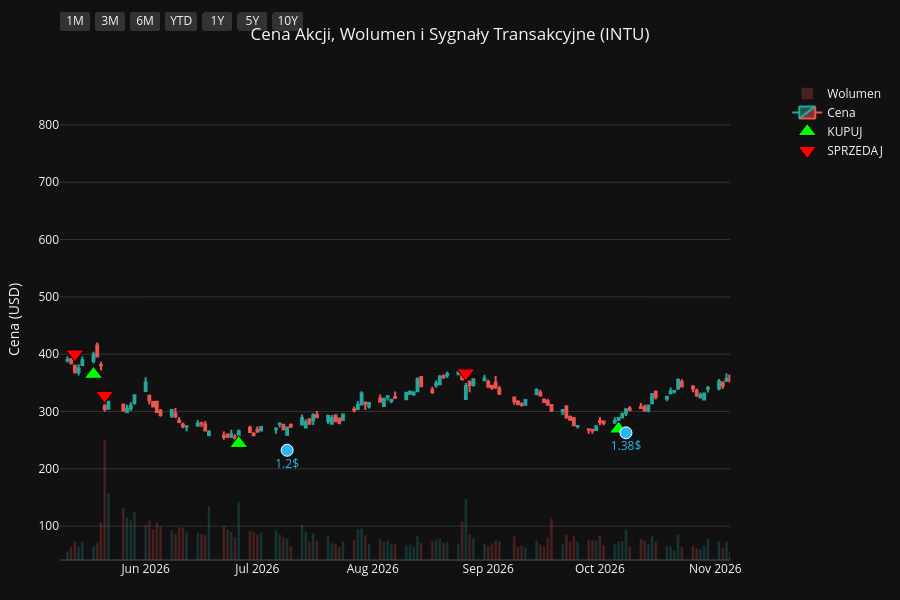
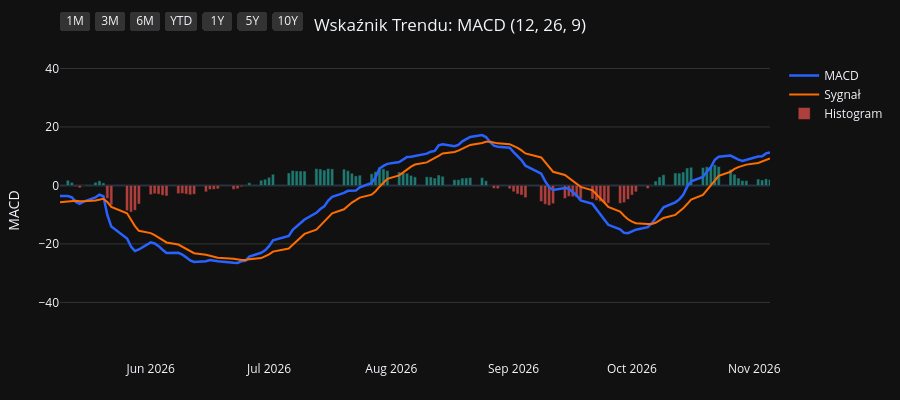
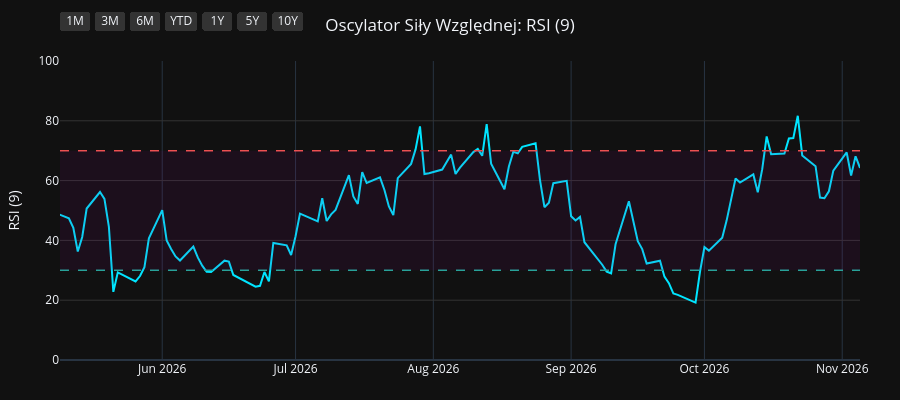
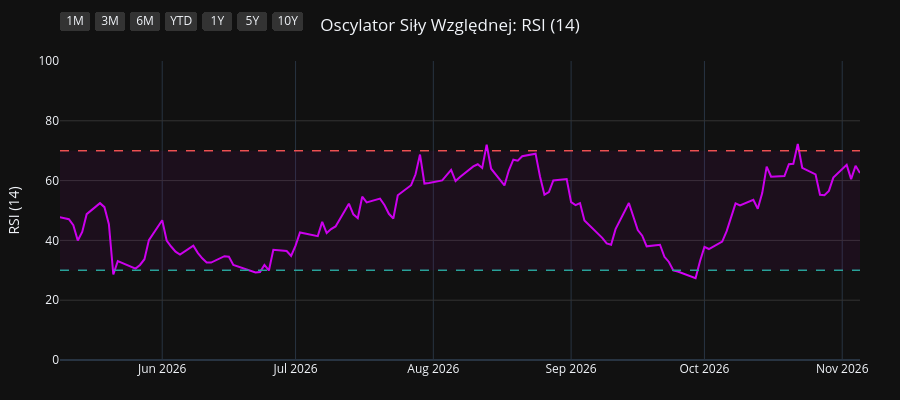

The code cell stored with these charts, in order, in its notebook:
### Code cell
import os
import yfinance as yf
import pandas as pd
import pandas_ta as ta
import plotly.graph_objects as go
from plotly.subplots import make_subplots

# 1. Pobranie i przygotowanie danych
symbol = os.environ.get("STOCK_TICKER", "").strip().upper()
if not symbol:
    raise RuntimeError("Set STOCK_TICKER before running price_extractor.ipynb")
df = yf.Ticker(symbol).history(period="10y")
df.index = df.index.tz_localize(None)

# Wskaźniki i sygnały
df.ta.macd(fast=12, slow=26, signal=9, append=True)
df.ta.rsi(length=9, append=True)
df.ta.rsi(length=14, append=True)
df.ta.rsi(length=21, append=True)
df.dropna(inplace=True)

macd = df['MACD_12_26_9']
signal = df['MACDs_12_26_9']
wczorajszy_macd = macd.shift(1)
wczorajszy_signal = signal.shift(1)

df['Decyzja'] = 'BRAK'
df.loc[(macd > signal) & (wczorajszy_macd <= wczorajszy_signal), 'Decyzja'] = 'KUPUJ'
df.loc[(macd < signal) & (wczorajszy_macd >= wczorajszy_signal), 'Decyzja'] = 'SPRZEDAJ'

df_kupuj = df[df['Decyzja'] == 'KUPUJ']
df_sprzedaj = df[df['Decyzja'] == 'SPRZEDAJ']
df_dywidendy = df[df['Dividends'] > 0]
df_splity = df[df['Stock Splits'] > 0]

# Wspólna konfiguracja osi X
konfiguracja_osi_x = dict(
    type="date",
    showspikes=True, spikemode="across", spikesnap="cursor", spikedash="dot", spikecolor="#ffffff", spikethickness=1, hoverformat="%Y-%m-%d",
    rangeselector=dict(
        buttons=list([
            dict(count=1, label="1M", step="month", stepmode="backward"),
            dict(count=3, label="3M", step="month", stepmode="backward"),
            dict(count=6, label="6M", step="month", stepmode="backward"),
            dict(count=1, label="YTD", step="year", stepmode="todate"),
            dict(count=1, label="1Y", step="year", stepmode="backward"),
            dict(count=5, label="5Y", step="year", stepmode="backward"),
            dict(step="all", label="10Y")
        ]),
        bgcolor="#333333", activecolor="#2962ff", x=0, y=1.1
    )
)

# ==========================================
# WYKRES 1: CENA + WOLUMEN + SYGNAŁY
# ==========================================
fig1 = make_subplots(specs=[[{"secondary_y": True}]])

kolory_wolumenu = ['#26a69a' if row['Close'] >= row['Open'] else '#ef5350' for index, row in df.iterrows()]
fig1.add_trace(go.Bar(x=df.index, y=df['Volume'], marker_color=kolory_wolumenu, opacity=0.25, name='Wolumen'), secondary_y=True)
fig1.add_trace(go.Candlestick(x=df.index, open=df['Open'], high=df['High'], low=df['Low'], close=df['Close'], name='Cena', increasing_line_color='#26a69a', decreasing_line_color='#ef5350'), secondary_y=False)
fig1.add_trace(go.Scatter(x=df_kupuj.index, y=df_kupuj['Low'] * 0.95, customdata=df_kupuj[['Low', 'High']], mode='markers', marker=dict(symbol='triangle-up', size=16, color='#00ff00', line=dict(width=1, color='black')), name='KUPUJ', hovertemplate='KUPUJ<br>Najniższa: %{customdata[0]:.2f}<br>Najwyższa: %{customdata[1]:.2f}<extra></extra>'), secondary_y=False)
fig1.add_trace(go.Scatter(x=df_sprzedaj.index, y=df_sprzedaj['High'] * 1.05, customdata=df_sprzedaj[['Low', 'High']], mode='markers', marker=dict(symbol='triangle-down', size=16, color='#ff0000', line=dict(width=1, color='black')), name='SPRZEDAJ', hovertemplate='SPRZEDAJ<br>Najniższa: %{customdata[0]:.2f}<br>Najwyższa: %{customdata[1]:.2f}<extra></extra>'), secondary_y=False)

if not df_dywidendy.empty:
    fig1.add_trace(go.Scatter(x=df_dywidendy.index, y=df_dywidendy['Low'] * 0.90, mode='markers+text', marker=dict(symbol='circle', size=12, color='#29b6f6', line=dict(width=1, color='white')), text=df_dywidendy['Dividends'].apply(lambda x: f"{x}$"), textposition="bottom center", name='Dywidenda', showlegend=False, hovertemplate='Dywidenda: %{text}<extra></extra>', textfont=dict(color="#29b6f6")), secondary_y=False)
if not df_splity.empty:
                    fig1.add_trace(go.Scatter(x=df_splity.index, y=df_splity['High'], mode='markers+text', marker=dict(symbol='star', size=16, color='#ffee58', line=dict(width=1, color='black')), text=df_splity['Stock Splits'].apply(lambda x: f"{x:g}:1" if x >= 1 else f"1:{1 / x:g}"), textposition="top center", name='Split', hovertemplate='%{text}<extra></extra>', textfont=dict(color="#ffee58")), secondary_y=False)

fig1.update_layout(title=dict(text=f"Cena Akcji, Wolumen i Sygnały Transakcyjne ({symbol})", x=0.5, xanchor='center'), dragmode='pan', xaxis_rangeslider_visible=False, template='plotly_dark', height=600, hovermode='x unified', margin=dict(l=60, r=40, t=60, b=40))
fig1.update_xaxes(**konfiguracja_osi_x)
fig1.update_xaxes(range=[df.index.max() - pd.Timedelta(days=180), df.index.max()])
fig1.update_yaxes(title_text="Cena (USD)", secondary_y=False, gridcolor='#333333')
fig1.update_yaxes(range=[0, df['Volume'].max() * 4], showgrid=False, showticklabels=False, secondary_y=True)
fig1.show(config={'scrollZoom': True})

# ==========================================
# WYKRES 2: WSKAŹNIK MACD
# ==========================================
fig2 = go.Figure()
fig2.add_trace(go.Scatter(x=df.index, y=df['MACD_12_26_9'], line=dict(color='#2962ff', width=2.5), name='MACD'))
fig2.add_trace(go.Scatter(x=df.index, y=df['MACDs_12_26_9'], line=dict(color='#ff6d00', width=2), name='Sygnał'))
kolory_macd = ['#26a69a' if val >= 0 else '#ef5350' for val in df['MACDh_12_26_9']]
fig2.add_trace(go.Bar(x=df.index, y=df['MACDh_12_26_9'], marker_color=kolory_macd, name='Histogram', opacity=0.7))
fig2.update_layout(title=dict(text="Wskaźnik Trendu: MACD (12, 26, 9)", x=0.5, xanchor='center'), dragmode='pan', xaxis_rangeslider_visible=False, template='plotly_dark', height=400, hovermode='x unified', margin=dict(l=60, r=40, t=60, b=40))
fig2.update_xaxes(**konfiguracja_osi_x)
fig2.update_xaxes(range=[df.index.max() - pd.Timedelta(days=180), df.index.max()])
fig2.update_yaxes(title_text="MACD", gridcolor='#333333')
fig2.show(config={'scrollZoom': True})

# ==========================================
# WYKRES 3: OSCYLATOR RSI (9)
# ==========================================
fig3 = go.Figure()
fig3.add_trace(go.Scatter(x=df.index, y=df['RSI_9'], line=dict(color='#00e5ff', width=2), name='RSI (9)'))
fig3.add_hline(y=70, line_dash="dash", line_color="#ef5350", line_width=1.5)
fig3.add_hline(y=30, line_dash="dash", line_color="#26a69a", line_width=1.5)
fig3.add_hrect(y0=30, y1=70, line_width=0, fillcolor="purple", opacity=0.1)
fig3.update_layout(title=dict(text="Oscylator Siły Względnej: RSI (9)", x=0.5, xanchor='center'), dragmode='pan', xaxis_rangeslider_visible=False, template='plotly_dark', height=400, hovermode='x unified', margin=dict(l=60, r=40, t=60, b=40))
fig3.update_xaxes(**konfiguracja_osi_x)
fig3.update_xaxes(range=[df.index.max() - pd.Timedelta(days=180), df.index.max()])
fig3.update_yaxes(title_text="RSI (9)", range=[0, 100], gridcolor='#333333')
fig3.show(config={'scrollZoom': True})

# ==========================================
# WYKRES 4: OSCYLATOR RSI (14)
# ==========================================
fig4 = go.Figure()
fig4.add_trace(go.Scatter(x=df.index, y=df['RSI_14'], line=dict(color='#d500f9', width=2), name='RSI (14)'))
fig4.add_hline(y=70, line_dash="dash", line_color="#ef5350", line_width=1.5)
fig4.add_hline(y=30, line_dash="dash", line_color="#26a69a", line_width=1.5)
fig4.add_hrect(y0=30, y1=70, line_width=0, fillcolor="purple", opacity=0.1)
fig4.update_layout(title=dict(text="Oscylator Siły Względnej: RSI (14)", x=0.5, xanchor='center'), dragmode='pan', xaxis_rangeslider_visible=False, template='plotly_dark', height=400, hovermode='x unified', margin=dict(l=60, r=40, t=60, b=40))
fig4.update_xaxes(**konfiguracja_osi_x)
fig4.update_xaxes(range=[df.index.max() - pd.Timedelta(days=180), df.index.max()])
fig4.update_yaxes(title_text="RSI (14)", range=[0, 100], gridcolor='#333333')
fig4.show(config={'scrollZoom': True})

# ==========================================
# WYKRES 5: OSCYLATOR RSI (21)
# ==========================================
fig5 = go.Figure()
fig5.add_trace(go.Scatter(x=df.index, y=df['RSI_21'], line=dict(color='#64dd17', width=2), name='RSI (21)'))
fig5.add_hline(y=70, line_dash="dash", line_color="#ef5350", line_width=1.5)
fig5.add_hline(y=30, line_dash="dash", line_color="#26a69a", line_width=1.5)
fig5.add_hrect(y0=30, y1=70, line_width=0, fillcolor="purple", opacity=0.1)
fig5.update_layout(title=dict(text="Oscylator Siły Względnej: RSI (21)", x=0.5, xanchor='center'), dragmode='pan', xaxis_rangeslider_visible=False, template='plotly_dark', height=400, hovermode='x unified', margin=dict(l=60, r=40, t=60, b=40))
fig5.update_xaxes(**konfiguracja_osi_x)
fig5.update_xaxes(range=[df.index.max() - pd.Timedelta(days=180), df.index.max()])
fig5.update_yaxes(title_text="RSI (21)", range=[0, 100], gridcolor='#333333')
fig5.show(config={'scrollZoom': True})

### Figure 1 — Plotly figure (JSON) as saved in the notebook; plotly's stock layout.template omitted (floating-point values rounded to 4 significant figures; data arrays with more than 128 entries replaced by an {"elided": "..."} marker saying what was removed)
{"data": [{"marker": {"color": {"elided": "2480 str values"}}, "name": "Wolumen", "opacity": 0.25, "type": "bar", "x": {"elided": "2480 str values"}, "xaxis": "x", "y": {"elided": "2480 int values"}, "yaxis": "y2"}, {"close": {"elided": "2480 float values"}, "decreasing": {"line": {"color": "#ef5350"}}, "high": {"elided": "2480 float values"}, "increasing": {"line": {"color": "#26a69a"}}, "low": {"elided": "2480 float values"}, "name": "Cena", "open": {"elided": "2480 float values"}, "type": "candlestick", "x": {"elided": "2480 str values"}, "xaxis": "x", "yaxis": "y"}, {"customdata": {"elided": "103x2 float values"}, "hovertemplate": "KUPUJ<br>Najniższa: %{customdata[0]:.2f}<br>Najwyższa: %{customdata[1]:.2f}<extra></extra>", "marker": {"color": "#00ff00", "line": {"color": "black", "width": 1}, "size": 16, "symbol": "triangle-up"}, "mode": "markers", "name": "KUPUJ", "type": "scatter", "x": ["2017-01-24T00:00:00", "2017-02-16T00:00:00", "2017-04-11T00:00:00", "2017-05-24T00:00:00", "2017-07-19T00:00:00", "2017-08-14T00:00:00", "2017-08-28T00:00:00", "2017-10-12T00:00:00", "2017-11-13T00:00:00", "2017-11-16T00:00:00", "2017-12-15T00:00:00", "2018-01-04T00:00:00", "2018-02-15T00:00:00", "2018-03-08T00:00:00", "2018-04-16T00:00:00", "2018-05-24T00:00:00", "2018-07-12T00:00:00", "2018-08-23T00:00:00", "2018-10-02T00:00:00", "2018-11-01T00:00:00", "2018-11-30T00:00:00", "2019-01-02T00:00:00", "2019-01-04T00:00:00", "2019-04-02T00:00:00", "2019-05-21T00:00:00", "2019-06-04T00:00:00", "2019-07-01T00:00:00", "2019-08-23T00:00:00", "2019-10-07T00:00:00", "2019-10-09T00:00:00", "2019-11-08T00:00:00", "2019-12-16T00:00:00", "2020-02-06T00:00:00", "2020-03-27T00:00:00", "2020-07-01T00:00:00", "2020-07-30T00:00:00", "2020-08-20T00:00:00", "2020-09-29T00:00:00", "2020-11-05T00:00:00", "2020-12-03T00:00:00", "2020-12-17T00:00:00", "2021-01-20T00:00:00", "2021-02-03T00:00:00", "2021-04-01T00:00:00", "2021-04-23T00:00:00", "2021-05-17T00:00:00", "2021-07-06T00:00:00", "2021-07-23T00:00:00", "2021-08-05T00:00:00", "2021-08-24T00:00:00", "2021-10-15T00:00:00", "2021-11-16T00:00:00", "2022-01-31T00:00:00", "2022-03-16T00:00:00", "2022-04-19T00:00:00", "2022-05-23T00:00:00", "2022-06-23T00:00:00", "2022-07-19T00:00:00", "2022-10-05T00:00:00", "2022-10-13T00:00:00", "2022-10-17T00:00:00", "2022-11-11T00:00:00", "2022-11-23T00:00:00", "2023-01-09T00:00:00", "2023-01-20T00:00:00", "2023-03-16T00:00:00", "2023-05-18T00:00:00", "2023-06-05T00:00:00", "2023-07-11T00:00:00", "2023-08-28T00:00:00", "2023-10-06T00:00:00", "2023-11-07T00:00:00", "2023-12-11T00:00:00", "2024-01-22T00:00:00", "2024-02-09T00:00:00", "2024-02-15T00:00:00", "2024-02-27T00:00:00", "2024-04-09T00:00:00", "2024-04-24T00:00:00", "2024-06-14T00:00:00", "2024-07-16T00:00:00", "2024-08-13T00:00:00", "2024-09-11T00:00:00", "2024-10-14T00:00:00", "2024-10-18T00:00:00", "2024-10-28T00:00:00", "2024-12-11T00:00:00", "2025-02-03T00:00:00", "2025-02-14T00:00:00", "2025-02-26T00:00:00", "2025-03-14T00:00:00", "2025-04-17T00:00:00", "2025-04-23T00:00:00", "2025-07-25T00:00:00", "2025-09-05T00:00:00", "2025-10-20T00:00:00", "2025-11-21T00:00:00", "2025-12-04T00:00:00", "2026-02-25T00:00:00", "2026-04-20T00:00:00", "2026-05-18T00:00:00", "2026-06-26T00:00:00", "2026-10-06T00:00:00"], "xaxis": "x", "y": [103.1, 104.0, 103.5, 120.2, 117.8, 121.4, 120.6, 127.1, 135.6, 136.1, 138.3, 141.3, 145.1, 150.8, 153.8, 173.3, 187.3, 187.3, 200.3, 185.8, 186.8, 170.8, 169.6, 237.3, 219.1, 213.4, 236.4, 250.0, 238.2, 236.4, 230.2, 234.9, 261.6, 204.6, 268.7, 267.4, 280.9, 292.8, 314.3, 320.9, 336.2, 353.7, 342.8, 353.3, 371.9, 372.9, 453.7, 475.9, 487.3, 500.4, 495.9, 571.4, 486.2, 400.3, 425.5, 332.2, 348.5, 358.6, 367.4, 340.7, 359.8, 366.1, 358.2, 357.2, 352.1, 369.2, 398.6, 396.4, 420.7, 474.5, 473.0, 469.0, 533.8, 580.0, 606.6, 608.7, 612.7, 590.4, 577.6, 551.7, 609.0, 585.3, 570.4, 570.3, 558.5, 565.7, 601.4, 545.3, 540.8, 573.7, 547.0, 546.1, 554.5, 729.8, 623.9, 616.9, 617.8, 606.6, 331.8, 369.0, 364.8, 244.2, 269.4], "yaxis": "y"}, {"customdata": {"elided": "102x2 float values"}, "hovertemplate": "SPRZEDAJ<br>Najniższa: %{customdata[0]:.2f}<br>Najwyższa: %{customdata[1]:.2f}<extra></extra>", "marker": {"color": "#ff0000", "line": {"color": "black", "width": 1}, "size": 16, "symbol": "triangle-down"}, "mode": "markers", "name": "SPRZEDAJ", "type": "scatter", "x": ["2017-02-02T00:00:00", "2017-03-13T00:00:00", "2017-05-18T00:00:00", "2017-06-12T00:00:00", "2017-08-10T00:00:00", "2017-08-17T00:00:00", "2017-09-28T00:00:00", "2017-11-10T00:00:00", "2017-11-15T00:00:00", "2017-11-21T00:00:00", "2017-12-27T00:00:00", "2018-02-01T00:00:00", "2018-03-01T00:00:00", "2018-03-22T00:00:00", "2018-05-16T00:00:00", "2018-06-14T00:00:00", "2018-07-27T00:00:00", "2018-09-20T00:00:00", "2018-10-05T00:00:00", "2018-11-19T00:00:00", "2018-12-14T00:00:00", "2019-01-03T00:00:00", "2019-03-06T00:00:00", "2019-04-04T00:00:00", "2019-06-03T00:00:00", "2019-06-27T00:00:00", "2019-07-25T00:00:00", "2019-09-10T00:00:00", "2019-10-08T00:00:00", "2019-10-22T00:00:00", "2019-11-29T00:00:00", "2020-01-31T00:00:00", "2020-02-21T00:00:00", "2020-05-26T00:00:00", "2020-07-14T00:00:00", "2020-08-11T00:00:00", "2020-09-08T00:00:00", "2020-10-21T00:00:00", "2020-11-23T00:00:00", "2020-12-14T00:00:00", "2020-12-30T00:00:00", "2021-01-26T00:00:00", "2021-02-25T00:00:00", "2021-04-22T00:00:00", "2021-04-30T00:00:00", "2021-06-22T00:00:00", "2021-07-13T00:00:00", "2021-08-02T00:00:00", "2021-08-06T00:00:00", "2021-09-03T00:00:00", "2021-11-10T00:00:00", "2021-12-02T00:00:00", "2022-02-17T00:00:00", "2022-04-14T00:00:00", "2022-04-21T00:00:00", "2022-06-13T00:00:00", "2022-07-14T00:00:00", "2022-08-19T00:00:00", "2022-10-11T00:00:00", "2022-10-14T00:00:00", "2022-11-02T00:00:00", "2022-11-18T00:00:00", "2022-12-19T00:00:00", "2023-01-19T00:00:00", "2023-02-10T00:00:00", "2023-04-17T00:00:00", "2023-05-25T00:00:00", "2023-07-06T00:00:00", "2023-08-03T00:00:00", "2023-09-15T00:00:00", "2023-10-19T00:00:00", "2023-12-06T00:00:00", "2024-01-02T00:00:00", "2024-02-05T00:00:00", "2024-02-13T00:00:00", "2024-02-20T00:00:00", "2024-02-28T00:00:00", "2024-04-10T00:00:00", "2024-05-24T00:00:00", "2024-07-11T00:00:00", "2024-07-18T00:00:00", "2024-08-26T00:00:00", "2024-09-25T00:00:00", "2024-10-17T00:00:00", "2024-10-23T00:00:00", "2024-11-20T00:00:00", "2024-12-19T00:00:00", "2025-02-04T00:00:00", "2025-02-21T00:00:00", "2025-03-13T00:00:00", "2025-04-04T00:00:00", "2025-04-21T00:00:00", "2025-06-11T00:00:00", "2025-08-05T00:00:00", "2025-10-07T00:00:00", "2025-11-05T00:00:00", "2025-11-26T00:00:00", "2025-12-31T00:00:00", "2026-03-27T00:00:00", "2026-05-13T00:00:00", "2026-05-21T00:00:00", "2026-08-26T00:00:00"], "xaxis": "x", "y": [114.8, 121.5, 122.6, 136.5, 133.3, 134.7, 140.7, 150.3, 153.2, 153.2, 156.2, 165.4, 165.1, 173.9, 188.4, 206.8, 215.1, 219.3, 223.6, 208.6, 204.1, 190.9, 246.6, 267.3, 246.6, 257.2, 280.7, 272.8, 264.6, 262.5, 261.3, 285.8, 303.3, 291.9, 295.2, 305.7, 329.9, 337.8, 351.5, 370.6, 383.3, 378.0, 411.0, 414.2, 420.8, 482.8, 513.9, 538.9, 542.0, 571.1, 623.5, 683.9, 531.2, 474.7, 497.3, 377.3, 388.4, 477.0, 395.3, 409.2, 415.2, 395.3, 394.6, 395.6, 423.2, 452.3, 429.0, 462.5, 510.7, 559.5, 546.1, 589.2, 637.1, 657.3, 661.9, 671.2, 681.7, 651.5, 639.9, 660.5, 679.4, 651.0, 660.5, 636.9, 627.4, 670.9, 680.9, 626.9, 599.8, 604.0, 612.2, 600.0, 790.0, 820.7, 694.2, 686.0, 675.0, 693.5, 443.4, 400.5, 328.3, 367.2], "yaxis": "y"}, {"hovertemplate": "Dywidenda: %{text}<extra></extra>", "marker": {"color": "#29b6f6", "line": {"color": "white", "width": 1}, "size": 12, "symbol": "circle"}, "mode": "markers+text", "name": "Dywidenda", "showlegend": false, "text": ["0.34$", "0.34$", "0.34$", "0.39$", "0.39$", "0.39$", "0.39$", "0.47$", "0.47$", "0.47$", "0.47$", "0.53$", "0.53$", "0.53$", "0.53$", "0.59$", "0.59$", "0.59$", "0.59$", "0.68$", "0.68$", "0.68$", "0.68$", "0.78$", "0.78$", "0.78$", "0.78$", "0.9$", "0.9$", "0.9$", "0.9$", "1.04$", "1.04$", "1.04$", "1.04$", "1.2$", "1.2$", "1.2$", "1.2$", "1.38$"], "textfont": {"color": "#29b6f6"}, "textposition": "bottom center", "type": "scatter", "x": ["2017-01-06T00:00:00", "2017-04-06T00:00:00", "2017-07-06T00:00:00", "2017-10-06T00:00:00", "2018-01-09T00:00:00", "2018-04-09T00:00:00", "2018-07-09T00:00:00", "2018-10-09T00:00:00", "2019-01-09T00:00:00", "2019-04-09T00:00:00", "2019-07-09T00:00:00", "2019-10-09T00:00:00", "2020-01-09T00:00:00", "2020-04-09T00:00:00", "2020-07-09T00:00:00", "2020-10-08T00:00:00", "2021-01-08T00:00:00", "2021-04-09T00:00:00", "2021-07-09T00:00:00", "2021-10-07T00:00:00", "2022-01-07T00:00:00", "2022-04-08T00:00:00", "2022-07-08T00:00:00", "2022-10-06T00:00:00", "2023-01-09T00:00:00", "2023-04-06T00:00:00", "2023-07-07T00:00:00", "2023-10-05T00:00:00", "2024-01-09T00:00:00", "2024-04-09T00:00:00", "2024-07-10T00:00:00", "2024-10-10T00:00:00", "2025-01-10T00:00:00", "2025-04-10T00:00:00", "2025-07-10T00:00:00", "2025-10-09T00:00:00", "2026-01-09T00:00:00", "2026-04-09T00:00:00", "2026-07-09T00:00:00", "2026-10-08T00:00:00"], "xaxis": "x", "y": [95.92, 96.5, 109.1, 119.2, 137.0, 141.7, 174.5, 184.1, 170.1, 219.8, 229.0, 224.0, 234.0, 210.7, 261.0, 286.6, 317.5, 353.1, 428.2, 464.5, 488.1, 417.5, 345.8, 354.3, 338.4, 377.6, 391.8, 447.5, 518.0, 559.3, 548.0, 543.1, 545.1, 494.2, 660.1, 570.8, 565.5, 316.2, 232.3, 262.7], "yaxis": "y"}], "layout": {"dragmode": "pan", "height": 600, "hovermode": "x unified", "margin": {"b": 40, "l": 60, "r": 40, "t": 60}, "title": {"text": "Cena Akcji, Wolumen i Sygnały Transakcyjne (INTU)", "x": 0.5, "xanchor": "center"}, "xaxis": {"anchor": "y", "domain": [0.0, 0.94], "hoverformat": "%Y-%m-%d", "range": ["2026-05-09T00:00:00", "2026-11-05T00:00:00"], "rangeselector": {"activecolor": "#2962ff", "bgcolor": "#333333", "buttons": [{"count": 1, "label": "1M", "step": "month", "stepmode": "backward"}, {"count": 3, "label": "3M", "step": "month", "stepmode": "backward"}, {"count": 6, "label": "6M", "step": "month", "stepmode": "backward"}, {"count": 1, "label": "YTD", "step": "year", "stepmode": "todate"}, {"count": 1, "label": "1Y", "step": "year", "stepmode": "backward"}, {"count": 5, "label": "5Y", "step": "year", "stepmode": "backward"}, {"label": "10Y", "step": "all"}], "x": 0, "y": 1.1}, "rangeslider": {"visible": false}, "showspikes": true, "spikecolor": "#ffffff", "spikedash": "dot", "spikemode": "across", "spikesnap": "cursor", "spikethickness": 1, "type": "date"}, "yaxis": {"anchor": "x", "domain": [0.0, 1.0], "gridcolor": "#333333", "title": {"text": "Cena (USD)"}}, "yaxis2": {"anchor": "x", "overlaying": "y", "range": [0, 89414000], "showgrid": false, "showticklabels": false, "side": "right"}}}

### Figure 2 — Plotly figure (JSON) as saved in the notebook; plotly's stock layout.template omitted (floating-point values rounded to 4 significant figures; data arrays with more than 128 entries replaced by an {"elided": "..."} marker saying what was removed)
{"data": [{"line": {"color": "#2962ff", "width": 2.5}, "name": "MACD", "type": "scatter", "x": {"elided": "2480 str values"}, "y": {"elided": "2480 float values"}}, {"line": {"color": "#ff6d00", "width": 2}, "name": "Sygnał", "type": "scatter", "x": {"elided": "2480 str values"}, "y": {"elided": "2480 float values"}}, {"marker": {"color": {"elided": "2480 str values"}}, "name": "Histogram", "opacity": 0.7, "type": "bar", "x": {"elided": "2480 str values"}, "y": {"elided": "2480 float values"}}], "layout": {"dragmode": "pan", "height": 400, "hovermode": "x unified", "margin": {"b": 40, "l": 60, "r": 40, "t": 60}, "title": {"text": "Wskaźnik Trendu: MACD (12, 26, 9)", "x": 0.5, "xanchor": "center"}, "xaxis": {"hoverformat": "%Y-%m-%d", "range": ["2026-05-09T00:00:00", "2026-11-05T00:00:00"], "rangeselector": {"activecolor": "#2962ff", "bgcolor": "#333333", "buttons": [{"count": 1, "label": "1M", "step": "month", "stepmode": "backward"}, {"count": 3, "label": "3M", "step": "month", "stepmode": "backward"}, {"count": 6, "label": "6M", "step": "month", "stepmode": "backward"}, {"count": 1, "label": "YTD", "step": "year", "stepmode": "todate"}, {"count": 1, "label": "1Y", "step": "year", "stepmode": "backward"}, {"count": 5, "label": "5Y", "step": "year", "stepmode": "backward"}, {"label": "10Y", "step": "all"}], "x": 0, "y": 1.1}, "rangeslider": {"visible": false}, "showspikes": true, "spikecolor": "#ffffff", "spikedash": "dot", "spikemode": "across", "spikesnap": "cursor", "spikethickness": 1, "type": "date"}, "yaxis": {"gridcolor": "#333333", "title": {"text": "MACD"}}}}

### Figure 3 — Plotly figure (JSON) as saved in the notebook; plotly's stock layout.template omitted (floating-point values rounded to 4 significant figures; data arrays with more than 128 entries replaced by an {"elided": "..."} marker saying what was removed)
{"data": [{"line": {"color": "#00e5ff", "width": 2}, "name": "RSI (9)", "type": "scatter", "x": {"elided": "2480 str values"}, "y": {"elided": "2480 float values"}}], "layout": {"dragmode": "pan", "height": 400, "hovermode": "x unified", "margin": {"b": 40, "l": 60, "r": 40, "t": 60}, "shapes": [{"line": {"color": "#ef5350", "dash": "dash", "width": 1.5}, "type": "line", "x0": 0, "x1": 1, "xref": "x domain", "y0": 70, "y1": 70, "yref": "y"}, {"line": {"color": "#26a69a", "dash": "dash", "width": 1.5}, "type": "line", "x0": 0, "x1": 1, "xref": "x domain", "y0": 30, "y1": 30, "yref": "y"}, {"fillcolor": "purple", "line": {"width": 0}, "opacity": 0.1, "type": "rect", "x0": 0, "x1": 1, "xref": "x domain", "y0": 30, "y1": 70, "yref": "y"}], "title": {"text": "Oscylator Siły Względnej: RSI (9)", "x": 0.5, "xanchor": "center"}, "xaxis": {"hoverformat": "%Y-%m-%d", "range": ["2026-05-09T00:00:00", "2026-11-05T00:00:00"], "rangeselector": {"activecolor": "#2962ff", "bgcolor": "#333333", "buttons": [{"count": 1, "label": "1M", "step": "month", "stepmode": "backward"}, {"count": 3, "label": "3M", "step": "month", "stepmode": "backward"}, {"count": 6, "label": "6M", "step": "month", "stepmode": "backward"}, {"count": 1, "label": "YTD", "step": "year", "stepmode": "todate"}, {"count": 1, "label": "1Y", "step": "year", "stepmode": "backward"}, {"count": 5, "label": "5Y", "step": "year", "stepmode": "backward"}, {"label": "10Y", "step": "all"}], "x": 0, "y": 1.1}, "rangeslider": {"visible": false}, "showspikes": true, "spikecolor": "#ffffff", "spikedash": "dot", "spikemode": "across", "spikesnap": "cursor", "spikethickness": 1, "type": "date"}, "yaxis": {"gridcolor": "#333333", "range": [0, 100], "title": {"text": "RSI (9)"}}}}

### Figure 4 — Plotly figure (JSON) as saved in the notebook; plotly's stock layout.template omitted (floating-point values rounded to 4 significant figures; data arrays with more than 128 entries replaced by an {"elided": "..."} marker saying what was removed)
{"data": [{"line": {"color": "#d500f9", "width": 2}, "name": "RSI (14)", "type": "scatter", "x": {"elided": "2480 str values"}, "y": {"elided": "2480 float values"}}], "layout": {"dragmode": "pan", "height": 400, "hovermode": "x unified", "margin": {"b": 40, "l": 60, "r": 40, "t": 60}, "shapes": [{"line": {"color": "#ef5350", "dash": "dash", "width": 1.5}, "type": "line", "x0": 0, "x1": 1, "xref": "x domain", "y0": 70, "y1": 70, "yref": "y"}, {"line": {"color": "#26a69a", "dash": "dash", "width": 1.5}, "type": "line", "x0": 0, "x1": 1, "xref": "x domain", "y0": 30, "y1": 30, "yref": "y"}, {"fillcolor": "purple", "line": {"width": 0}, "opacity": 0.1, "type": "rect", "x0": 0, "x1": 1, "xref": "x domain", "y0": 30, "y1": 70, "yref": "y"}], "title": {"text": "Oscylator Siły Względnej: RSI (14)", "x": 0.5, "xanchor": "center"}, "xaxis": {"hoverformat": "%Y-%m-%d", "range": ["2026-05-09T00:00:00", "2026-11-05T00:00:00"], "rangeselector": {"activecolor": "#2962ff", "bgcolor": "#333333", "buttons": [{"count": 1, "label": "1M", "step": "month", "stepmode": "backward"}, {"count": 3, "label": "3M", "step": "month", "stepmode": "backward"}, {"count": 6, "label": "6M", "step": "month", "stepmode": "backward"}, {"count": 1, "label": "YTD", "step": "year", "stepmode": "todate"}, {"count": 1, "label": "1Y", "step": "year", "stepmode": "backward"}, {"count": 5, "label": "5Y", "step": "year", "stepmode": "backward"}, {"label": "10Y", "step": "all"}], "x": 0, "y": 1.1}, "rangeslider": {"visible": false}, "showspikes": true, "spikecolor": "#ffffff", "spikedash": "dot", "spikemode": "across", "spikesnap": "cursor", "spikethickness": 1, "type": "date"}, "yaxis": {"gridcolor": "#333333", "range": [0, 100], "title": {"text": "RSI (14)"}}}}
